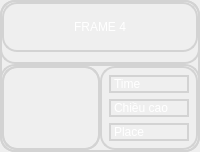
               <widget class="QWidget" name="widget_result4" native="true">
                <property name="styleSheet">
                 <string notr="true">color: white;
border-radius: 15px;
border: 2px solid lightgray;</string>
                </property>
                <layout class="QVBoxLayout" name="verticalLayout_26">
                 <property name="spacing">
                  <number>0</number>
                 </property>
                 <property name="leftMargin">
                  <number>0</number>
                 </property>
                 <property name="topMargin">
                  <number>0</number>
                 </property>
                 <property name="rightMargin">
                  <number>0</number>
                 </property>
                 <property name="bottomMargin">
                  <number>0</number>
                 </property>
                 <item>
                  <widget class="QFrame" name="fr_label_result4">
                   <property name="frameShape">
                    <enum>QFrame::StyledPanel</enum>
                   </property>
                   <property name="frameShadow">
                    <enum>QFrame::Raised</enum>
                   </property>
                   <layout class="QVBoxLayout" name="verticalLayout_27">
                    <property name="spacing">
                     <number>0</number>
                    </property>
                    <property name="leftMargin">
                     <number>0</number>
                    </property>
                    <property name="topMargin">
                     <number>0</number>
                    </property>
                    <property name="rightMargin">
                     <number>0</number>
                    </property>
                    <property name="bottomMargin">
                     <number>10</number>
                    </property>
                    <item>
                     <widget class="QLabel" name="label_result4">
                      <property name="minimumSize">
                       <size>
                        <width>0</width>
                        <height>50</height>
                       </size>
                      </property>
                      <property name="maximumSize">
                       <size>
                        <width>16777215</width>
                        <height>50</height>
                       </size>
                      </property>
                      <property name="font">
                       <font>
                        <pointsize>9</pointsize>
                       </font>
                      </property>
                      <property name="styleSheet">
                       <string notr="true">color: white</string>
                      </property>
                      <property name="text">
                       <string>FRAME 4</string>
                      </property>
                      <property name="scaledContents">
                       <bool>true</bool>
                      </property>
                      <property name="alignment">
                       <set>Qt::AlignCenter</set>
                      </property>
                     </widget>
                    </item>
                   </layout>
                  </widget>
                 </item>
                 <item>
                  <widget class="QFrame" name="fr_info_result4">
                   <property name="sizePolicy">
                    <sizepolicy hsizetype="Preferred" vsizetype="Expanding">
                     <horstretch>0</horstretch>
                     <verstretch>0</verstretch>
                    </sizepolicy>
                   </property>
                   <property name="frameShape">
                    <enum>QFrame::StyledPanel</enum>
                   </property>
                   <property name="frameShadow">
                    <enum>QFrame::Raised</enum>
                   </property>
                   <layout class="QHBoxLayout" name="horizontalLayout_7">
                    <property name="spacing">
                     <number>0</number>
                    </property>
                    <property name="leftMargin">
                     <number>0</number>
                    </property>
                    <property name="topMargin">
                     <number>0</number>
                    </property>
                    <property name="rightMargin">
                     <number>0</number>
                    </property>
                    <property name="bottomMargin">
                     <number>0</number>
                    </property>
                    <item>
                     <widget class="QWidget" name="widget_img_result4" native="true">
                      <layout class="QVBoxLayout" name="verticalLayout_28">
                       <property name="spacing">
                        <number>0</number>
                       </property>
                       <property name="leftMargin">
                        <number>0</number>
                       </property>
                       <property name="topMargin">
                        <number>0</number>
                       </property>
                       <property name="rightMargin">
                        <number>0</number>
                       </property>
                       <property name="bottomMargin">
                        <number>0</number>
                       </property>
                       <item>
                        <widget class="QLabel" name="label_img_result4">
                         <property name="sizePolicy">
                          <sizepolicy hsizetype="Ignored" vsizetype="Ignored">
                           <horstretch>0</horstretch>
                           <verstretch>0</verstretch>
                          </sizepolicy>
                         </property>
                         <property name="frameShape">
                          <enum>QFrame::Box</enum>
                         </property>
                         <property name="text">
                          <string/>
                         </property>
                         <property name="pixmap">
                          <pixmap>E:/Qt_Designer/fire_icon.jpg</pixmap>
                         </property>
                         <property name="scaledContents">
                          <bool>true</bool>
                         </property>
                         <property name="alignment">
                          <set>Qt::AlignCenter</set>
                         </property>
                        </widget>
                       </item>
                      </layout>
                     </widget>
                    </item>
                    <item>
                     <widget class="QWidget" name="widget_info_result4" native="true">
                      <property name="styleSheet">
                       <string notr="true">color: white</string>
                      </property>
                      <layout class="QVBoxLayout" name="verticalLayout_29">
                       <item>
                        <widget class="QLabel" name="label_time_result4">
                         <property name="text">
                          <string>Time</string>
                         </property>
                         <property name="scaledContents">
                          <bool>true</bool>
                         </property>
                        </widget>
                       </item>
                       <item>
                        <widget class="QLabel" name="label_height_result4">
                         <property name="text">
                          <string>Chiều cao</string>
                         </property>
                         <property name="scaledContents">
                          <bool>true</bool>
                         </property>
                        </widget>
                       </item>
                       <item>
                        <widget class="QLabel" name="label_place_result4">
                         <property name="text">
                          <string>Place</string>
                         </property>
                         <property name="scaledContents">
                          <bool>true</bool>
                         </property>
                        </widget>
                       </item>
                      </layout>
                     </widget>
                    </item>
                   </layout>
                  </widget>
                 </item>
                </layout>
               </widget>
